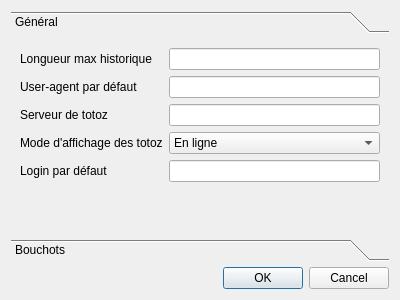
<?xml version="1.0" encoding="UTF-8"?>
<ui version="4.0">
 <class>QQSettingsDialog</class>
 <widget class="QDialog" name="QQSettingsDialog">
  <property name="geometry">
   <rect>
    <x>0</x>
    <y>0</y>
    <width>400</width>
    <height>300</height>
   </rect>
  </property>
  <property name="windowTitle">
   <string>Dialog</string>
  </property>
  <layout class="QVBoxLayout" name="verticalLayout">
   <item>
    <widget class="QToolBox" name="toolBox">
     <property name="currentIndex">
      <number>0</number>
     </property>
     <widget class="QWidget" name="page">
      <property name="geometry">
       <rect>
        <x>0</x>
        <y>0</y>
        <width>382</width>
        <height>203</height>
       </rect>
      </property>
      <attribute name="label">
       <string>Général</string>
      </attribute>
      <layout class="QFormLayout" name="formLayout">
       <item row="0" column="0">
        <widget class="QLabel" name="label">
         <property name="text">
          <string>Longueur max historique</string>
         </property>
        </widget>
       </item>
       <item row="0" column="1">
        <widget class="QLineEdit" name="maxHistLineEdit"/>
       </item>
       <item row="1" column="0">
        <widget class="QLabel" name="label_2">
         <property name="text">
          <string>User-agent par défaut</string>
         </property>
        </widget>
       </item>
       <item row="1" column="1">
        <widget class="QLineEdit" name="defaultUALlineEdit"/>
       </item>
       <item row="2" column="0">
        <widget class="QLabel" name="label_3">
         <property name="text">
          <string>Serveur de totoz</string>
         </property>
        </widget>
       </item>
       <item row="2" column="1">
        <widget class="QLineEdit" name="srvTotozLineEdit"/>
       </item>
       <item row="3" column="0">
        <widget class="QLabel" name="label_4">
         <property name="text">
          <string>Mode d'affichage des totoz</string>
         </property>
        </widget>
       </item>
       <item row="3" column="1">
        <widget class="QComboBox" name="totozModeComboBox">
         <item>
          <property name="text">
           <string>En ligne</string>
          </property>
         </item>
         <item>
          <property name="text">
           <string>En popup</string>
          </property>
         </item>
         <item>
          <property name="text">
           <string>désactivé (en chauve)</string>
          </property>
         </item>
        </widget>
       </item>
       <item row="4" column="1">
        <widget class="QLineEdit" name="defaultLoginLineEdit"/>
       </item>
       <item row="4" column="0">
        <widget class="QLabel" name="label_5">
         <property name="text">
          <string>Login par défaut</string>
         </property>
        </widget>
       </item>
      </layout>
     </widget>
     <widget class="QWidget" name="page_2">
      <property name="geometry">
       <rect>
        <x>0</x>
        <y>0</y>
        <width>382</width>
        <height>203</height>
       </rect>
      </property>
      <attribute name="label">
       <string>Bouchots</string>
      </attribute>
      <layout class="QHBoxLayout" name="horizontalLayout">
       <item>
        <widget class="QListView" name="bouchotListView"/>
       </item>
       <item>
        <widget class="QWidget" name="widget" native="true">
         <layout class="QVBoxLayout" name="verticalLayout_2">
          <item>
           <widget class="QPushButton" name="addBouchotButton">
            <property name="text">
             <string/>
            </property>
            <property name="icon">
             <iconset resource="../rc/tribunesDef.qrc">
              <normaloff>:/img/add-icon.png</normaloff>:/img/add-icon.png</iconset>
            </property>
            <property name="iconSize">
             <size>
              <width>16</width>
              <height>16</height>
             </size>
            </property>
           </widget>
          </item>
          <item>
           <widget class="QPushButton" name="deleteBouchotButton">
            <property name="text">
             <string/>
            </property>
            <property name="icon">
             <iconset resource="../rc/tribunesDef.qrc">
              <normaloff>:/img/delete-icon.png</normaloff>:/img/delete-icon.png</iconset>
            </property>
           </widget>
          </item>
          <item>
           <widget class="QPushButton" name="editBouchotButton">
            <property name="text">
             <string/>
            </property>
            <property name="icon">
             <iconset resource="../rc/tribunesDef.qrc">
              <normaloff>:/img/menu-edit-icon.png</normaloff>:/img/menu-edit-icon.png</iconset>
            </property>
            <property name="iconSize">
             <size>
              <width>16</width>
              <height>16</height>
             </size>
            </property>
           </widget>
          </item>
          <item>
           <spacer name="verticalSpacer">
            <property name="orientation">
             <enum>Qt::Vertical</enum>
            </property>
            <property name="sizeHint" stdset="0">
             <size>
              <width>20</width>
              <height>40</height>
             </size>
            </property>
           </spacer>
          </item>
         </layout>
        </widget>
       </item>
      </layout>
     </widget>
    </widget>
   </item>
   <item>
    <widget class="QDialogButtonBox" name="buttonBox">
     <property name="orientation">
      <enum>Qt::Horizontal</enum>
     </property>
     <property name="standardButtons">
      <set>QDialogButtonBox::Cancel|QDialogButtonBox::Ok</set>
     </property>
    </widget>
   </item>
  </layout>
 </widget>
 <resources>
  <include location="../rc/tribunesDef.qrc"/>
 </resources>
 <connections>
  <connection>
   <sender>buttonBox</sender>
   <signal>accepted()</signal>
   <receiver>QQSettingsDialog</receiver>
   <slot>accept()</slot>
   <hints>
    <hint type="sourcelabel">
     <x>248</x>
     <y>254</y>
    </hint>
    <hint type="destinationlabel">
     <x>157</x>
     <y>274</y>
    </hint>
   </hints>
  </connection>
  <connection>
   <sender>buttonBox</sender>
   <signal>rejected()</signal>
   <receiver>QQSettingsDialog</receiver>
   <slot>reject()</slot>
   <hints>
    <hint type="sourcelabel">
     <x>316</x>
     <y>260</y>
    </hint>
    <hint type="destinationlabel">
     <x>286</x>
     <y>274</y>
    </hint>
   </hints>
  </connection>
 </connections>
</ui>
